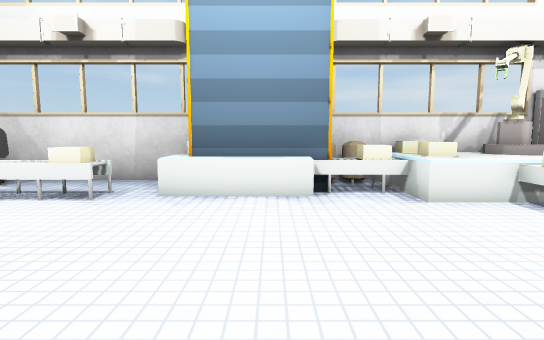
view 1 (above)

12 first-person views from a walk through a 3-D level made in the Unity game engine. The camera is 1.2 m above the floor, tilts 6° down and sees 80° across. The floor is counted in squares, 1 m on a side. Each view is taken from the middle of a square. On the plan, view 1 faces up. The plan holds only what a view shows up to about 14 squares ahead; the rest is blank. The place goes on beyond the plan. Some surface patterns are stand-ins.

view 2
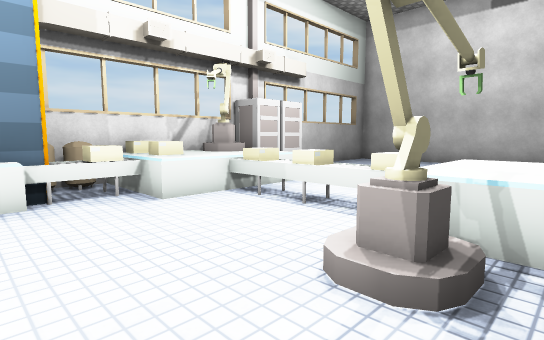

view 3
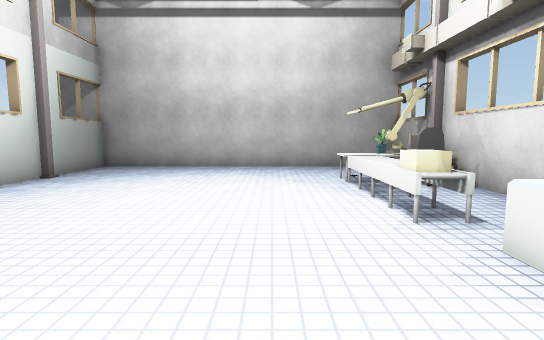

view 4
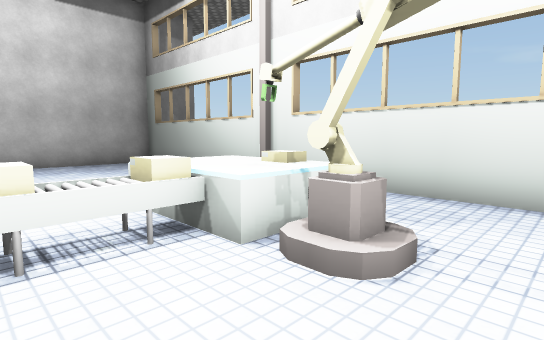

view 5
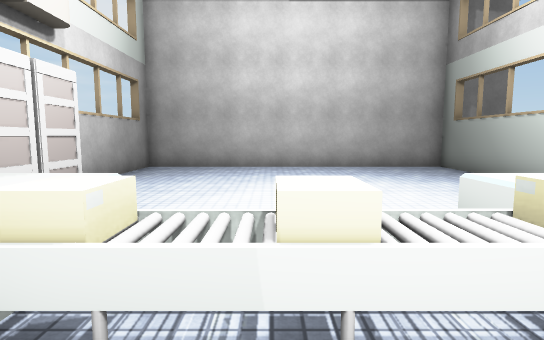

view 6
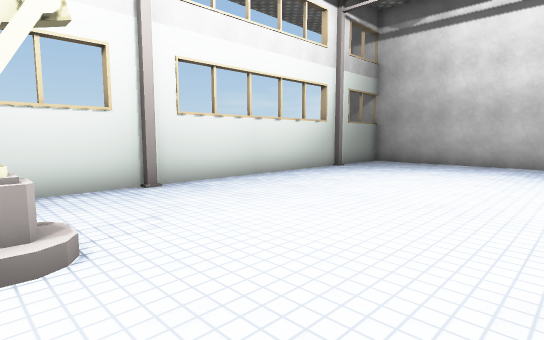

view 7
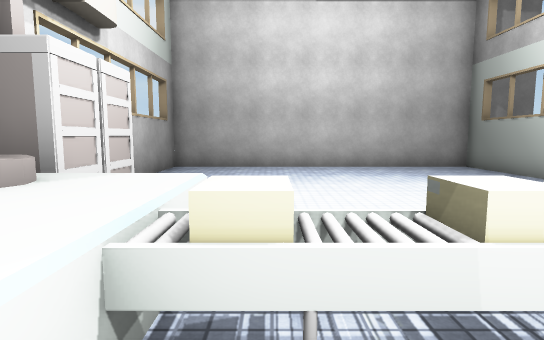

view 8
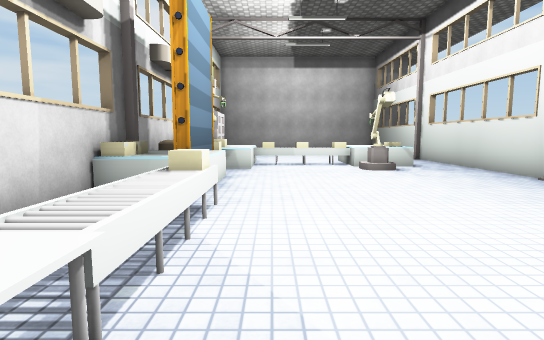

view 9
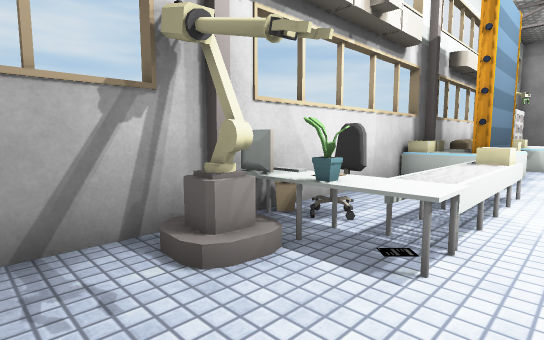

view 10
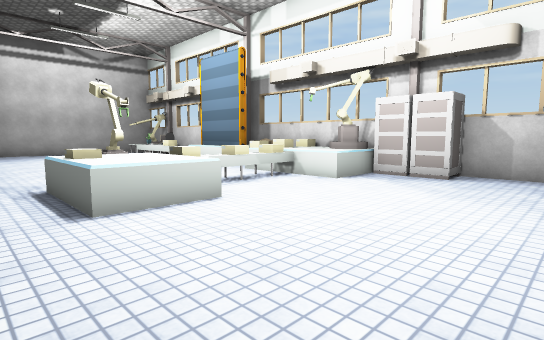

view 11
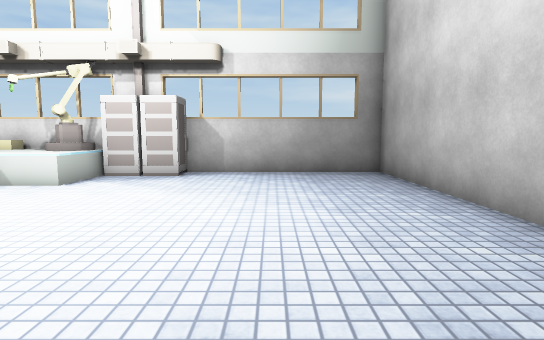

view 12
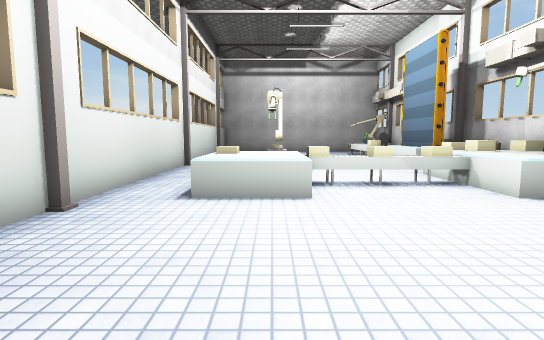

### Floor plan
Key: @ floor where view 1 was taken; # wall or solid block; . floor; = window, fence, low wall or low ledge; ^ raised ledge; C chair; B box; P pole; T table; F flower; O other object.
Columns run from 12 left of view 1 to 16 right of it. Each row starts with its distance up from view 1.
  9 ####P#######P####^##P########
  8 #..OTC#   BB^OOBBOOOOO......#
  7 #..FTCOOBO=   BBB^O^........#
  6 #...TTOOBO.....^^^^^........#
  5 #................B..........#
  4 #................B..........#
  3 #................#..........#
  2 #...............^B^.........#
  1 #..............O^^^^........#
  0 #...........@...^B^^........#
 -1 #...........................#
 -2 #...........................#
 -3 ####P#######P#######P########

Positions as (right, up) in squares from view 1, and headings:
1: (0, 0), facing up
2: (0, 0), facing up-right
3: (1, 4), facing left
4: (1, 4), facing down-right
5: (3, 4), facing right
6: (3, 5), facing down-left
7: (3, 5), facing right
8: (-9, 5), facing right
9: (-11, 5), facing up-right
10: (12, -2), facing up-left
11: (12, -2), facing up
12: (13, 1), facing left
